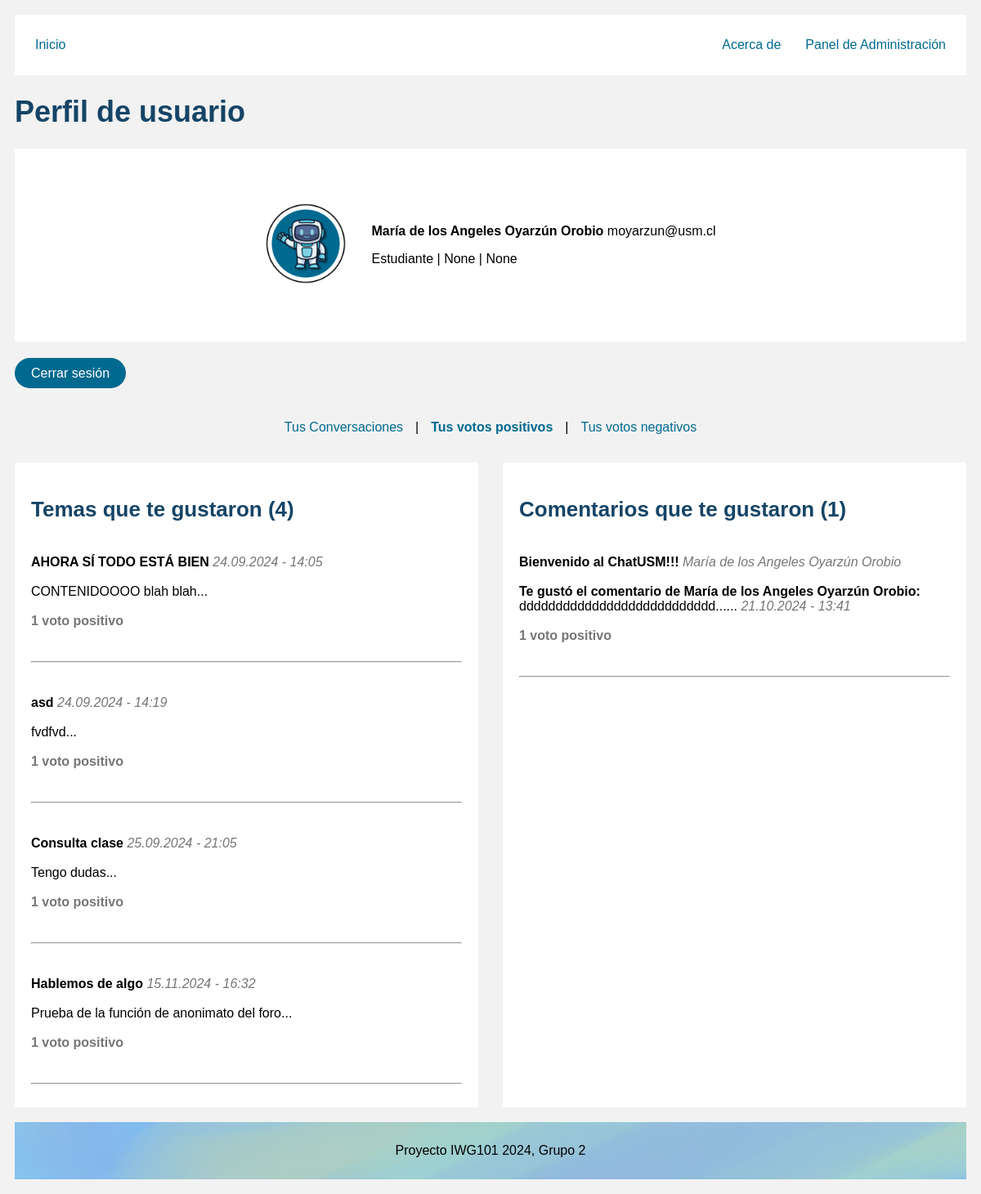
Page /accounts/profile/votos_positivos/ (signed in) on the committed database.
### foro/models.py (models this page shows, shortened)
class Usuario(AbstractUser ):
    username = models.EmailField(unique=True, null=True, blank=True)
    nombre = models.CharField(max_length=50, default='Nombre')
    apellido = models.CharField(max_length=100, default='ApellidoPaterno ApellidoMaterno')
    tipo = models.ForeignKey(TipoUsuario, on_delete=models.CASCADE, null=True, blank=True)
    sede = models.ForeignKey(Sede, on_delete=models.CASCADE, null=True, blank=True)
    carrera = models.ForeignKey(Carrera, on_delete=models.CASCADE, null=True, blank=True)
    categoria = models.ForeignKey(Categoria, on_delete=models.CASCADE, null=True, blank=True)
    def __str__(self):
        return f"{self.nombre} {self.apellido}"

class TipoUsuario(models.Model):
    nombre = models.CharField(max_length=100, unique=True)
    def __str__(self):
        return self.nombre

class Tema(models.Model):
    titulo = models.CharField(max_length=100)
    contenido = models.TextField()
    categoria = models.ForeignKey(Categoria, related_name='temas', on_delete=models.CASCADE)
    autor = models.ForeignKey(settings.AUTH_USER_MODEL, on_delete=models.CASCADE)
    anonimo = models.BooleanField(default=False)
    fecha_creacion = models.DateTimeField(auto_now_add=True)
    si = models.PositiveIntegerField(default=0)
    no = models.PositiveIntegerField(default=0)

class Comentario(models.Model):
    tema = models.ForeignKey('Tema', related_name='comentarios', on_delete=models.CASCADE)
    autor = models.ForeignKey(settings.AUTH_USER_MODEL, on_delete=models.CASCADE)
    contenido = models.TextField()
    fecha_creacion = models.DateTimeField(auto_now_add=True)
    parent = models.ForeignKey('self', null=True, blank=True, related_name='respuestas', on_delete=models.CASCADE)
    si = models.PositiveIntegerField(default=0)
    no = models.PositiveIntegerField(default=0)

### foro/views.py (the view)
# urls.py: path('accounts/profile/votos_positivos/', views.perfil_votos_si, name='perfil_votos_si'),
@login_required
def perfil_votos_si(request):
    user = request.user
    votos_tema_si = VotoTema.objects.filter(usuario=user, voto=True).values_list('tema', flat=True)
    votos_comentario_si = VotoComentario.objects.filter(usuario=user, voto=True).values_list('comentario', flat=True)
    temas_votados_si = Tema.objects.filter(id__in=votos_tema_si)
    comentarios_votados_si = Comentario.objects.filter(id__in=votos_comentario_si)
    cant_temas_si = temas_votados_si.count()
    cant_comentarios_si = comentarios_votados_si.count()
    context = {
        'user': user,
        'temas_votados_si': temas_votados_si,
        'comentarios_votados_si': comentarios_votados_si,
        'cant_temas_si': cant_temas_si,
        'cant_comentarios_si': cant_comentarios_si
    }
    return render(request, 'perfil_votos_si.html', context)

### foro/templates/perfil_votos_si.html (shortened to what this page needs)
{% extends 'base_perfil.html' %}
{% load static %}
{% block content %}
    <h1>Perfil de usuario</h1>
    <div class="info_perfil display_info_perfil">
        <p><img src="{% static 'imagenes/usuario.png' %}" alt="Foto de {{ user.email}}" style="width: 100px; height: auto;"></p>
        <div class="box_info">
            <p><b>{{ user.nombre }} {{ user.apellido }}</b> {{ user.email }}</p>
            <p>{{ user.tipo }}
            {% if user.tipo.nombre == "Profesor" %}
                | {{ user.categoria }}
            {% elif user.tipo.nombre == "Estudiante" %}
                | {{ user.carrera }}
            {% endif %}
            | {{ user.sede }}</p>
        </div>
    </div>
    <p class="separador"><a class="boton" href="{% url 'logout' %}">Cerrar sesión</a></p>
    <p class="display_info_perfil">
    <a class="link_header" href="{% url 'perfil' %}">Tus Conversaciones</a> |
    <a class="link_header" href="{% url 'perfil_votos_si' %}"> <b class="link">Tus votos positivos</b></a> |
    <a class="link_header" href="{% url 'perfil_votos_no' %}">Tus votos negativos</a></p>
    <div class="display_perfil">
        <div class="centrar_foro_b">
            <h2>Temas que te gustaron ({{ cant_temas_si }})</h2>
            {% if temas_votados_si %}
                <ul>
                    {% for tema in temas_votados_si %}
                        <li class="comentario_box">
                            <a class="tema" href="{% url 'tema_solicitud' tema.id %}"><b>{{ tema.titulo }}</b>
                            <i class="detalles">{{ tema.fecha_creacion|date:"d.m.Y - H:i" }}</i>
                            <br><br>{{ tema.contenido|truncatechars:150 }}...
                            <br><br>
                            {% if tema.si == 1 %}
                                <b class="detalles">{{ tema.si }} voto positivo</b>
                            {% else %}
                                <b class="detalles">{{ tema.si }} votos positivos</b>
                            {% endif %}</a>
                        </li>
                        <hr>
                    {% endfor %}
                </ul>
            {% else %}
                <p>No has votado Positivamente en ningún Tema.</p>
            {% endif %}
        </div>
        <div class="centrar_foro_b box_info">
            <h2>Comentarios que te gustaron ({{ cant_comentarios_si }})</h2>
            {% if comentarios_votados_si %}
                <ul>
                    {% for comentario in comentarios_votados_si %}
                        <li class="comentario_box">
                            <p>
                                <a class="tema" href="{% url 'tema_solicitud' comentario.tema.id %}">
                                    <b>{{ comentario.tema.titulo }}</b><i class="detalles"> {{ comentario.tema.autor }}</i>
                                    <br><br><b>Te gustó el comentario de {{ comentario.autor }}:</b>
                                    <br>{{ comentario.contenido|truncatechars:150 }}... <i class="detalles">{{ comentario.fecha_creacion|date:"d.m.Y - H:i" }}</i>
                                    <br><br>
                                    {% if comentario.si == 1 %}
                                        <b class="detalles">{{ comentario.si }} voto positivo</b>
                                    {% else %}
                                        <b class="detalles">{{ comentario.si }} votos positivos</b>
                                    {% endif %}
                                </a>
                            </p>
                        </li>
                        <hr>
                    {% endfor %}
                </ul>
            {% else %}
                <p>No has votado Positivamente en ningún Comentario.</p>
            {% endif %}
        </div>
    </div>
    <br>
{% endblock %}

### foro/templates/base_perfil.html (shortened to what this page needs)
{% load static %}
<!DOCTYPE html>
<html lang="es">
<head>
    <link rel="stylesheet" href="{% static 'css/styles.css' %}">
</head>
<body>
    <header>
        <nav>
            <a class="link_header" href="{% url 'index' %}">Inicio</a>
            <a class="link_header" href="{% url 'about' %}">Acerca de</a>
            {% if user.is_superuser %}
                <a class="link_header link_header_r" href="{% url 'admin_panel' %}">Panel de Administración</a>
            {% endif %}
        </nav>
    </header>
    <main>
        {% block content %}
        {% endblock %}
    </main>
    <footer>
        <p class="texto_centro"><a class="tema" href="{% url 'about' %}">Proyecto IWG101 2024, Grupo 2</a></p>
    </footer>
</body>
</html>

### foro/static/css/styles.css (style rules this page uses)
header { padding: 10px; background-color: #ffffff; }
header nav { display: flex; justify-content: flex-start; align-items: center; width: 100%; }
.link_header { text-decoration: none; color: #00698f; margin: 18px 15px; }
body { padding: 10px; background-color: #f2f2f2; font-family: Arial, sans-serif; }
h1 { color: #154466; font-size: 36px; }
h2 { color: #154466; font-size: 26px; }
ul { list-style: none; padding: 0; margin: 0; }
.boton { background-color: #00698f; color: #fff; padding: 10px 20px; border: none; border-radius: 25px; text-decoration: none; }
.separador { margin: 30px 0; }
.detalles { text-decoration: none; color: #767676 }
.link { text-decoration: none; color: #00698f; }
.tema { text-decoration: none; color: #000000; }
.centrar_foro_b { align-items: center; justify-content: center; margin: 0 auto; width: 100%; max-width: 800px; padding: 20px 20px; background-color: #ffffff }
.comentario_box { margin: 40px auto; }
footer { padding: 10px; background-image: url('/static/imagenes/index_fondo.png'); background-size: cover; background-position: center; background-repeat: no-repeat; color: #154466 }
.texto_centro { text-align: center; }
.info_perfil { margin: 20px 0; padding: 50px 0; background-color: #ffffff }
.display_info_perfil { display: flex; justify-content: center; align-items: center; width: 100%; }
.box_info { margin-left: 30px; }
.display_perfil { display: flex; }

### rows in the picture
Usuario: nombre "María de los Angeles", apellido "Oyarzún Orobio", email "moyarzun@usm.cl", tipo "Estudiante", carrera "None", sede "None"
Tema: titulo "AHORA SÍ TODO ESTÁ BIEN", fecha_creacion "24.09.2024 - 14:05", contenido "CONTENIDOOOO blah blah", si "1"
Tema: titulo "asd", fecha_creacion "24.09.2024 - 14:19", contenido "fvdfvd", si "1"
Tema: titulo "Consulta clase", fecha_creacion "25.09.2024 - 21:05", contenido "Tengo dudas", si "1"
Tema: titulo "Hablemos de algo", fecha_creacion "15.11.2024 - 16:32", contenido "Prueba de la función de anonimato del foro", si "1"
Comentario: tema.titulo "Bienvenido al ChatUSM!!!", tema.autor "María de los Angeles Oyarzún Orobio", autor "María de los Angeles Oyarzún Orobio", contenido "ddddddddddddddddddddddddddd...", fecha_creacion "21.10.2024 - 13:41", si "1"

### other values in the picture
{{ cant_temas_si }} "4"
{{ cant_comentarios_si }} "1"
